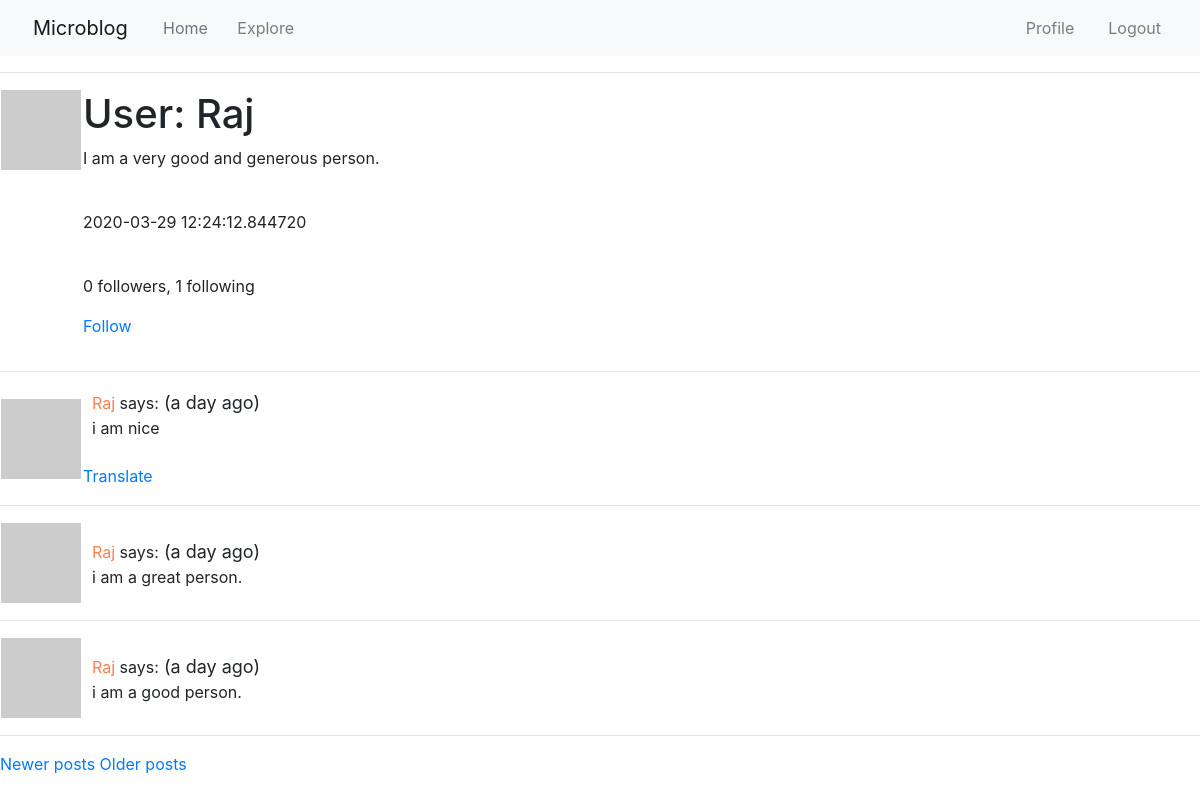
Screenshot of /user/Raj?page=2 (signed in) with the database file from the repository.
### app/models.py (models this page shows, shortened)
class User(UserMixin, db.Model):
    id=db.Column(db.Integer, primary_key=True)
    username=db.Column(db.String(64), index=True, unique=True)
    email=db.Column(db.String(120), index=True, unique=True)
    password_hash=db.Column(db.String(128))
    posts=db.relationship('Post', backref='author', lazy='dynamic')
    about_me=db.Column(db.String(140))
    last_seen=db.Column(db.DateTime,default=datetime.utcnow)
    followed=db.relationship(
        'User',secondary=followers,
        primaryjoin=(followers.c.follower_id == id),
        secondaryjoin=(followers.c.followed_id == id),
        backref=db.backref('followers',lazy='dynamic'),lazy='dynamic')
    def avatar(self,size):
        digest = md5(self.email.lower().encode('utf-8')).hexdigest()
        return 'https://www.gravatar.com/avatar/{}?d=identicon&s={}'.format(digest,size)
    def is_following(self, user):
        return self.followed.filter(
            followers.c.followed_id == user.id).count() > 0

class Post(db.Model):
    id=db.Column(db.Integer, primary_key=True)
    body=db.Column(db.String(140))
    timestamp=db.Column(db.DateTime, index=True, default=datetime.utcnow)
    language = db.Column(db.String(5))
    user_id = db.Column(db.Integer, db.ForeignKey('user.id'))

### app/routes.py (the view)
@app.route('/user/<username>')
@login_required
def user(username):
    user= User.query.filter_by(username=username).first_or_404()
    page = request.args.get('page', 1, type=int)
    posts = user.posts.order_by(Post.timestamp.desc()).paginate(
        page, app.config['POSTS_PER_PAGE'], False)
    next_url = url_for('user', username=user.username, page=posts.next_num) \
        if posts.has_next else None
    prev_url = url_for('user', username=user.username, page=posts.prev_num) \
        if posts.has_prev else None
    return render_template('user.html', user=user, posts=posts.items,
                           next_url=next_url, prev_url=prev_url)

### app/models.py (called while the page is built)
@login.user_loader
def load_user(id):
    return User.query.get(int(id))

### app/routes.py (called while the page is built)
@app.before_request
def before_request():
    if current_user.is_authenticated:
        current_user.last_seen = datetime.utcnow()
        db.session.commit()
    g.locale = str(get_locale())

### app/templates/user.html
{% extends "base.html" %}
{% block content %}
    <table>
        <tr valign="top">
            <td><img src="{{ user.avatar(150) }}"></td>
            <td>
                <h1>{{_('User')}}: {{ user.username }}</h1>
                {% if user.about_me %}<p>{{ user.about_me }}</p>{% endif %}<br>
                {% if user.last_seen %}<p>{{ user.last_seen }}</p>{% endif %}<br>
                <p>{{ _('%(count)d followers', count=user.followers.count()) }}, {{ _('%(count)d following', count=user.followed.count()) }}</p>
                {% if user == current_user %}
                <a href="{{ url_for('edit_profile') }}">{{_('Edit your profile')}}</a>
                {% elif not current_user.is_following(user) %}
                <p><a href="{{ url_for('follow', username=user.username) }}">{{_('Follow')}}</a></p>
                {% else %}
                <p><a href="{{ url_for('unfollow', username=user.username) }}">{{_('Unfollow')}}</a></p>
                </td>
                {% endif %}
        </tr>
    </table>
    <hr>
    {% for post in posts %}
        {% include '_post.html' %}
        <hr>
    {% endfor %}
    {% if prev_url %}
    <a href="{{ prev_url }}" >{{_('Newer posts')}}</a>
    {% endif %}
    {% if next_url %}
    <a href="{{ next_url }}">{{_('Older posts')}}</a>
    {% endif %}
{% endblock %}

### app/templates/_post.html
<table>
    <tr value="top" style="">
        <div style="">
        <td><img src="{{ post.author.avatar(50) }}"></td>
        <td>
            &nbsp; <a href="{{ url_for('user' ,username=post.author.username) }}" style="text-decoration: none; color: coral;">
                {{ post.author.username }}
            </a>says:<span class="post-date" style="font-size:18px;padding-left:;"> ({{ moment(post.timestamp).fromNow() }})</span>
            <br>
            &nbsp;&nbsp;{{ post.body }}
            {% if post.language and post.language!=g.locale %}
                <br><br>
                <a href="#">{{ _('Translate') }}</a>
            {% endif %}
        </td>
        </div>
    </tr>
</table>

### rows the page displays
User: username "Raj", about_me "I am a very good and generous person.", last_seen "2020-03-29 12:24:12.844720"
Post: author.username "Raj", timestamp "a day ago", body "i am nice"
Post: author.username "Raj", timestamp "a day ago", body "i am a great person."
Post: author.username "Raj", timestamp "a day ago", body "i am a good person."
